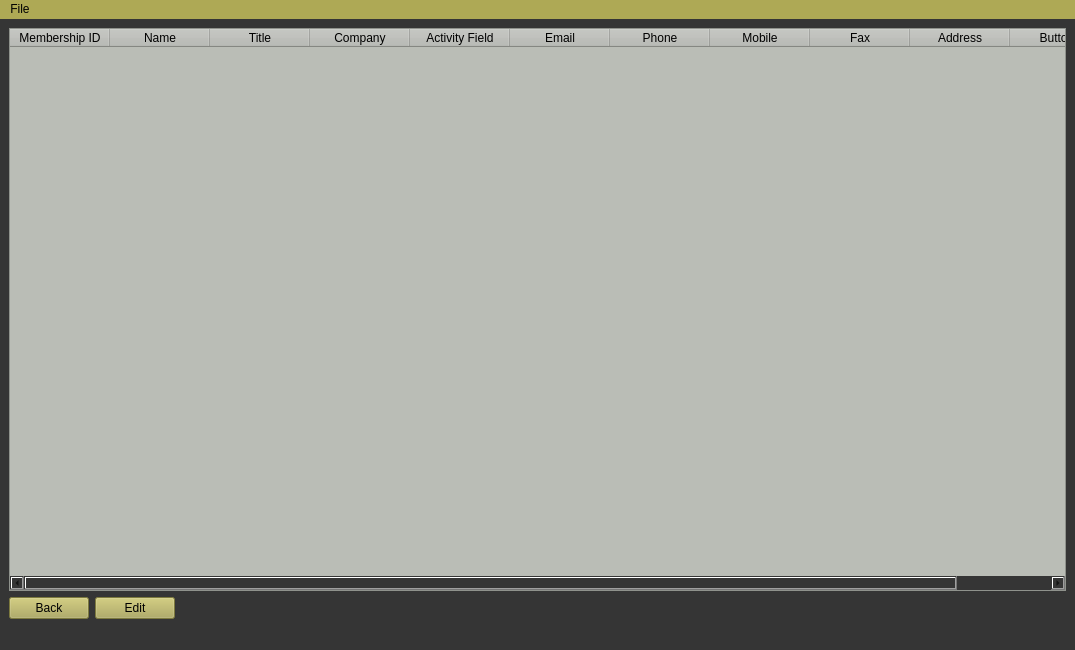
<?xml version="1.0" encoding="UTF-8"?>
<ui version="4.0">
 <class>MainWindow</class>
 <widget class="QMainWindow" name="MainWindow">
  <property name="geometry">
   <rect>
    <x>0</x>
    <y>0</y>
    <width>1075</width>
    <height>650</height>
   </rect>
  </property>
  <property name="windowTitle">
   <string>MainWindow</string>
  </property>
  <property name="styleSheet">
   <string notr="true">background-color:rgb(53, 53, 53)</string>
  </property>
  <widget class="QWidget" name="centralwidget">
   <layout class="QGridLayout" name="gridLayout">
    <item row="0" column="0">
     <widget class="QTableWidget" name="tableWidget">
      <property name="acceptDrops">
       <bool>false</bool>
      </property>
      <property name="autoFillBackground">
       <bool>true</bool>
      </property>
      <property name="styleSheet">
       <string notr="true">background-color:rgb(186, 189, 182)</string>
      </property>
      <property name="sizeAdjustPolicy">
       <enum>QAbstractScrollArea::AdjustIgnored</enum>
      </property>
      <property name="editTriggers">
       <set>QAbstractItemView::NoEditTriggers</set>
      </property>
      <property name="gridStyle">
       <enum>Qt::SolidLine</enum>
      </property>
      <property name="sortingEnabled">
       <bool>true</bool>
      </property>
      <column>
       <property name="text">
        <string>Membership ID</string>
       </property>
      </column>
      <column>
       <property name="text">
        <string>Name</string>
       </property>
      </column>
      <column>
       <property name="text">
        <string>Title</string>
       </property>
      </column>
      <column>
       <property name="text">
        <string>Company</string>
       </property>
      </column>
      <column>
       <property name="text">
        <string>Activity Field</string>
       </property>
      </column>
      <column>
       <property name="text">
        <string>Email</string>
       </property>
      </column>
      <column>
       <property name="text">
        <string>Phone</string>
       </property>
      </column>
      <column>
       <property name="text">
        <string>Mobile</string>
       </property>
      </column>
      <column>
       <property name="text">
        <string>Fax</string>
       </property>
      </column>
      <column>
       <property name="text">
        <string>Address</string>
       </property>
      </column>
      <column>
       <property name="text">
        <string>Buttons</string>
       </property>
      </column>
     </widget>
    </item>
    <item row="4" column="0">
     <layout class="QGridLayout" name="gridLayout_2">
      <item row="0" column="0">
       <widget class="QPushButton" name="back_butt">
        <property name="sizePolicy">
         <sizepolicy hsizetype="Maximum" vsizetype="Fixed">
          <horstretch>0</horstretch>
          <verstretch>0</verstretch>
         </sizepolicy>
        </property>
        <property name="styleSheet">
         <string notr="true">background-color:rgb(174, 169, 85);
</string>
        </property>
        <property name="text">
         <string>Back</string>
        </property>
       </widget>
      </item>
      <item row="0" column="1">
       <widget class="QPushButton" name="edit_and_save_butt">
        <property name="sizePolicy">
         <sizepolicy hsizetype="Maximum" vsizetype="Fixed">
          <horstretch>0</horstretch>
          <verstretch>0</verstretch>
         </sizepolicy>
        </property>
        <property name="styleSheet">
         <string notr="true">background-color:rgb(174, 169, 85);
</string>
        </property>
        <property name="text">
         <string>Edit</string>
        </property>
       </widget>
      </item>
      <item row="0" column="2">
       <widget class="QLabel" name="label">
        <property name="text">
         <string/>
        </property>
       </widget>
      </item>
     </layout>
    </item>
   </layout>
  </widget>
  <widget class="QMenuBar" name="menubar">
   <property name="geometry">
    <rect>
     <x>0</x>
     <y>0</y>
     <width>1075</width>
     <height>22</height>
    </rect>
   </property>
   <property name="styleSheet">
    <string notr="true">background-color:rgb(174, 169, 85)</string>
   </property>
   <widget class="QMenu" name="menuFile">
    <property name="title">
     <string>File</string>
    </property>
    <addaction name="actionEdit"/>
   </widget>
   <addaction name="menuFile"/>
  </widget>
  <widget class="QStatusBar" name="statusbar"/>
  <action name="actionEdit">
   <property name="text">
    <string>Edit</string>
   </property>
  </action>
 </widget>
 <resources/>
 <connections/>
</ui>
